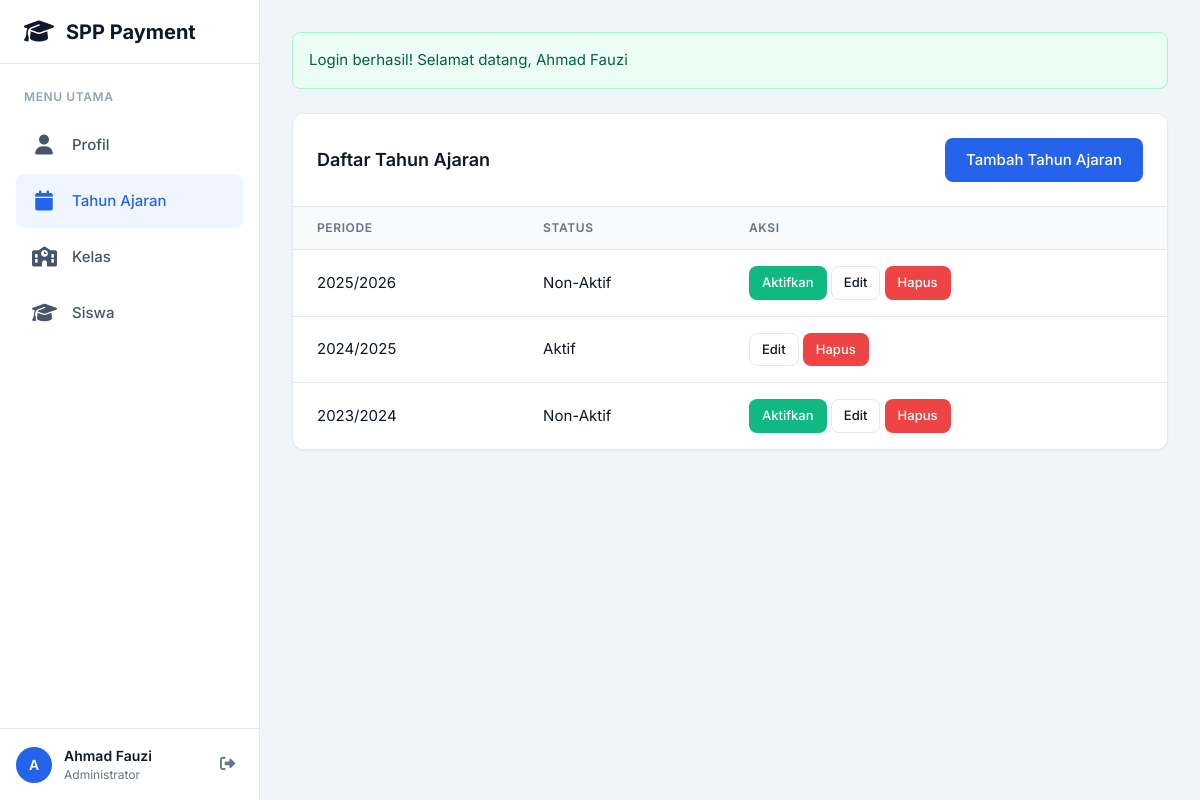
Page /public/tahunajaran/index (signed in) on the committed database.
### tables this page shows
CREATE TABLE IF NOT EXISTS tahun_ajaran (
    id_tahun_ajaran INT AUTO_INCREMENT PRIMARY KEY,
    periode VARCHAR(9) NOT NULL UNIQUE COMMENT 'Format: 2024/2025',
    status ENUM('aktif', 'non-aktif') DEFAULT 'non-aktif',
    created_at TIMESTAMP DEFAULT CURRENT_TIMESTAMP,
    updated_at TIMESTAMP DEFAULT CURRENT_TIMESTAMP ON UPDATE CURRENT_TIMESTAMP,
    INDEX idx_status (status)
);

### app/controllers/TahunAjaranController.php (called while the page is built, shortened)
<?php
class TahunAjaranController extends Controller {
    public function index() {
        $model = $this->model('TahunAjaran');
        $tahunAjaranList = $model->getAll();
        $this->view('tahun_ajaran/index', [
            'tahunAjaranList' => $tahunAjaranList
        ]);
    }
}

### app/core/Router.php (called while the page is built, shortened)
<?php
class Router {
    private $method = 'index';
    public function __construct() {
        $url = $this->parseUrl();
        if (isset($url[0]) && !empty($url[0])) {
            $controllerName = ucfirst($url[0]) . 'Controller';
            $controllerPath = __DIR__ . '/../controllers/' . $controllerName . '.php';
            if (file_exists($controllerPath)) {
                unset($url[0]);
            }
        }
        $this->controller = new $this->controller;
        if (isset($url[1]) && !empty($url[1])) {
            if (method_exists($this->controller, $url[1])) {
                $this->method = $url[1];
                unset($url[1]);
            }
        }
        $this->params = $url ? array_values($url) : [];
        call_user_func_array([$this->controller, $this->method], $this->params);
    }
    private function parseUrl() {
        if (isset($_GET['url'])) {
            $url = rtrim($_GET['url'], '/');
            $url = filter_var($url, FILTER_SANITIZE_URL);
            $url = explode('/', $url);
            return $url;
        }
        return [];
    }
}

### public/index.php (called while the page is built, shortened)
<?php
require_once __DIR__ . '/../app/config/database.php';
require_once __DIR__ . '/../app/core/Model.php';
require_once __DIR__ . '/../app/core/Controller.php';
require_once __DIR__ . '/../app/core/Helpers.php';
require_once __DIR__ . '/../app/core/Router.php';
new Router();

### app/core/Helpers.php (called while the page is built, shortened)
<?php
function e($string) {
    return htmlspecialchars($string, ENT_QUOTES, 'UTF-8');
}
function baseUrl($path = '') {
    return BASE_URL . '/' . ltrim($path, '/');
}

### app/config/database.php (called while the page is built, shortened)
<?php
class Database {
    private static $instance = null;
    private $connection;
    private $host = 'localhost';
    private $dbname = 'spp_app';
    private $username = 'root';
    private $password = '';
    private $charset = 'utf8mb4';
    private function __construct() {
        $dsn = "mysql:host={$this->host};dbname={$this->dbname};charset={$this->charset}";
        $options = [
            PDO::ATTR_ERRMODE            => PDO::ERRMODE_EXCEPTION,
            PDO::ATTR_DEFAULT_FETCH_MODE => PDO::FETCH_ASSOC,
            PDO::ATTR_EMULATE_PREPARES   => false,
        ];
        try {
            $this->connection = new PDO($dsn, $this->username, $this->password, $options);
        } catch (PDOException $e) {
            die("Database connection failed: " . $e->getMessage());
        }
    }
    public static function getInstance() {
        if (self::$instance === null) {
            self::$instance = new self();
        }
        return self::$instance;
    }
    public function getConnection() {
        return $this->connection;
    }
}

### app/core/Model.php (called while the page is built, shortened)
<?php
class Model {
    protected $db;
    protected $table;
    public function __construct() {
        $this->db = Database::getInstance()->getConnection();
    }
    public function findAll($orderBy = 'id') {
        $stmt = $this->db->prepare("SELECT * FROM {$this->table} ORDER BY {$orderBy}");
        $stmt->execute();
        return $stmt->fetchAll();
    }
}

### app/models/TahunAjaran.php (called while the page is built, shortened)
<?php
class TahunAjaran extends Model {
    public function getAll() {
        return $this->findAll('id_tahun_ajaran DESC');
    }
}

### app/views/tahun_ajaran/index.php (the view, shortened to what this page needs)
<div class="card">
    <div class="card-header flex justify-between align-center">
        <h2 class="card-title">Daftar Tahun Ajaran</h2>
        <a href="<?= baseUrl('tahunajaran/create') ?>" class="btn btn-primary">Tambah Tahun Ajaran</a>
    </div>
    <div class="table-container">
        <table class="table">
            <thead>
                <tr>
                    <th>Periode</th>
                    <th>Status</th>
                    <th>Aksi</th>
                </tr>
            </thead>
            <tbody>
                <?php if (empty($tahunAjaranList)): ?>
                    <tr>
                        <td colspan="3" class="text-center">Tidak ada data tahun ajaran</td>
                    </tr>
                <?php else: ?>
                    <?php foreach ($tahunAjaranList as $tahun): ?>
                        <tr>
                            <td><?= e($tahun['periode']) ?></td>
                            <td>
                                <?php if ($tahun['status'] === 'aktif'): ?>
                                    <span class="badge badge-success">Aktif</span>
                                <?php else: ?>
                                    <span class="badge badge-danger">Non-Aktif</span>
                                <?php endif; ?>
                            </td>
                            <td>
                                <div class="action-buttons">
                                    <?php if ($tahun['status'] !== 'aktif'): ?>
                                        <a href="<?= baseUrl('tahunajaran/setActive/' . $tahun['id_tahun_ajaran']) ?>"
                                           class="btn btn-sm btn-success"
                                           onclick="return confirm('Aktifkan tahun ajaran ini?')">Aktifkan</a>
                                    <?php endif; ?>
                                    <a href="<?= baseUrl('tahunajaran/edit/' . $tahun['id_tahun_ajaran']) ?>" class="btn btn-sm btn-secondary">Edit</a>
                                    <a href="<?= baseUrl('tahunajaran/delete/' . $tahun['id_tahun_ajaran']) ?>"
                                       class="btn btn-sm btn-danger"
                                       onclick="return confirm('Yakin ingin menghapus tahun ajaran ini?')">Hapus</a>
                                </div>
                            </td>
                        </tr>
                    <?php endforeach; ?>
                <?php endif; ?>
            </tbody>
        </table>
    </div>
</div>
<?php
include __DIR__ . '/../layouts/main.php';
?>

### public/assets/css/main.css (style rules this page uses)
:root { --primary-color: #0f172a; --primary-hover: #1e293b; --accent-color: #2563eb; --accent-hover: #1d4ed8; --success-color: #10b981; --danger-color: #ef4444; --warning-color: #f59e0b; --info-color: #3b82f6; --bg-body: #f1f5f9; --bg-card: #ffffff; --border-color: #e2e8f0; --text-primary: #0f172a; --text-secondary: #64748b; --text-muted: #94a3b8; --sidebar-width: 260px; --sidebar-bg: #ffffff; --sidebar-border: #e2e8f0; --sidebar-item-hover: #f8fafc; --sidebar-item-active: #eff6ff; --sidebar-text: #475569; --sidebar-text-active: #2563eb; --spacing-xs: 0.5rem; --spacing-sm: 0.75rem; --spacing-md: 1rem; --spacing-lg: 1.5rem; --spacing-xl: 2rem; --radius-sm: 0.375rem; --radius-md: 0.5rem; --radius-lg: 0.75rem; --radius-full: 9999px; --shadow-sm: 0 1px 2px 0 rgba(0, 0, 0, 0.05); --shadow-md: 0 4px 6px -1px rgba(0, 0, 0, 0.1), 0 2px 4px -1px rgba(0, 0, 0, 0.06); --shadow-lg: 0 10px 15px -3px rgba(0, 0, 0, 0.1), 0 4px 6px -2px rgba(0, 0, 0, 0.05); }
* { margin: 0; padding: 0; box-sizing: border-box; }
body { font-family: 'Inter', 'Segoe UI', Roboto, Helvetica, Arial, sans-serif; background-color: var(--bg-body); color: var(--text-primary); line-height: 1.5; font-size: 0.9375rem; height: 100vh; overflow: hidden; }
a { text-decoration: none; color: inherit; }
h1, h2, h3, h4, h5, h6 { color: var(--text-primary); font-weight: 700; margin-bottom: var(--spacing-md); line-height: 1.2; }
h2 { font-size: 1.5rem; }
.card { background-color: var(--bg-card); border-radius: var(--radius-lg); box-shadow: var(--shadow-sm); border: 1px solid var(--border-color); margin-bottom: var(--spacing-lg); overflow: hidden; }
.card-header { padding: var(--spacing-lg); border-bottom: 1px solid var(--border-color); display: flex; justify-content: space-between; align-items: center; background-color: #fff; }
.card-title { font-size: 1.125rem; font-weight: 600; margin: 0; }
.btn { display: inline-flex; align-items: center; justify-content: center; padding: 0.625rem 1.25rem; font-weight: 500; font-size: 0.9375rem; border-radius: var(--radius-md); border: 1px solid transparent; cursor: pointer; transition: all 0.2s; line-height: 1.5; gap: 0.5rem; }
.btn-sm { padding: 0.375rem 0.75rem; font-size: 0.8125rem; }
.btn-primary { background-color: var(--accent-color); color: white; }
.btn-secondary { background-color: #fff; border-color: var(--border-color); color: var(--text-primary); }
.btn-danger { background-color: var(--danger-color); color: white; }
.btn-success { background-color: var(--success-color); color: white; }
.table { width: 100%; border-collapse: collapse; background-color: var(--bg-card); font-size: 0.9375rem; }
.table th { background-color: #f8fafc; color: var(--text-secondary); font-weight: 600; text-transform: uppercase; font-size: 0.75rem; letter-spacing: 0.05em; padding: 0.75rem 1.5rem; text-align: left; border-bottom: 1px solid var(--border-color); }
.table td { padding: 1rem 1.5rem; border-bottom: 1px solid var(--border-color); color: var(--text-primary); }
.table tr:last-child td { border-bottom: none; }
.flex { display: flex; }
.justify-between { justify-content: space-between; }

### rows in the picture
tahun_ajaran: periode "2025/2026", status "Non-Aktif"
tahun_ajaran: periode "2024/2025", status "Aktif"
tahun_ajaran: periode "2023/2024", status "Non-Aktif"

### other values in the picture
APP_NAME "SPP Payment"
substr($_SESSION['user_nama'] ?? 'U', 0, 1) "A"
$_SESSION['user_nama'] "Ahmad Fauzi"
$flash['message'] "Login berhasil! Selamat datang, Ahmad Fauzi"
